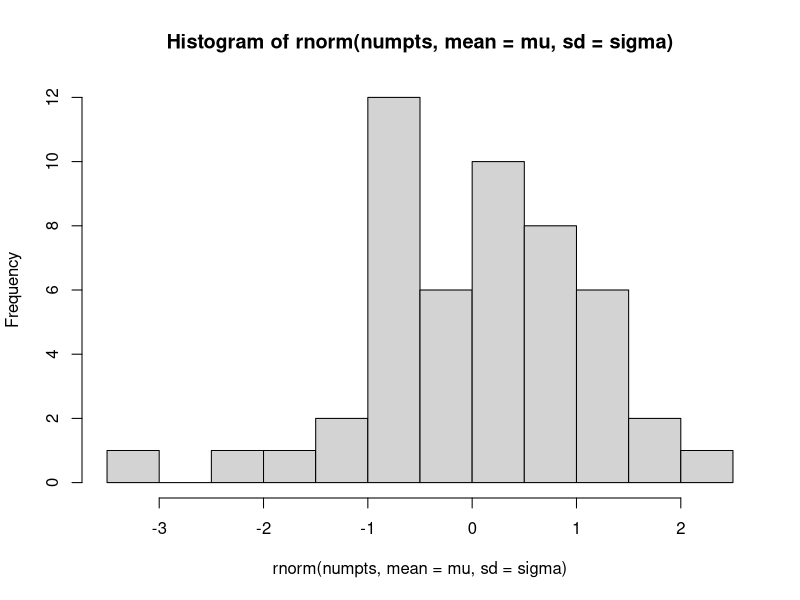

The R script that drew this image: (Note: this script raises an error after producing the figure.)
######################
## polt_random_function.R
##
## Yaneng
##
## Purpose:
## A function that will generate a random
##   sample of normal values, plot a histogram
##   with an overlaid mean on the plot and
##   returns summary statistics about the 
##   generated data.
##
## Inputs:
##    numpts = the number of points to generate, defaults to 50
##    bins   = the number of breakpoints in the hist() function,
##             defaults to 10
##    mu     = mean of Normal distribution, defaults to 0
##    sigma  = standard deviation of Normal distribution,
##             defaults to 1
##    seed   = seed for the random number generator, defaults
##             to NUll -- so random each time, but user 
##             can override the value

plotRandomNormals <- function(numpts=50, bins=10,
                              mu=0, sigma=1,
                              seed=NULL) {
  set.seed(seed)
  hist(rnorm(numpts, mean=mu, sd=sigma), breaks=bins+1)
  abline(v = mean(rand_sample), col="blue" )
  mean(rand_sapmle)
  sd(rand_sample)
    
}

## Default values
plotRandomNormals()

## User specified number of points
plotRandomNormals(numpts=30)

plotRandomNormals(numpts=1000, bins=200)

plotRandomNormals(numpts=1000, bins=20, mu=63.5, sigma=4.5)

plotRandomNormals(seed=1)
